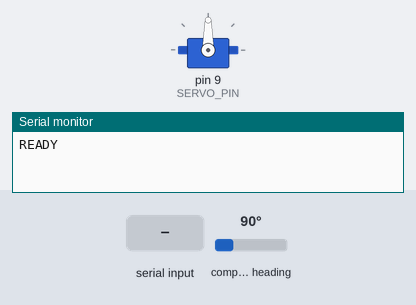
Simulated run of this sketch. Board: Arduino Uno, built with avr-gcc and run on an emulated ATmega328P. On the bench: servo, the last lines printed to the serial monitor. Inputs (shaded band) come from the test bench; at power-on: compass heading 90°.

Above: at 1.2 s.
1.3 s: "STEP 1\n" received over Serial
At 8.6 s:
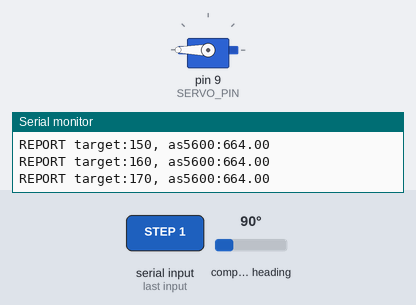
9.7 s: "GOTO 90\n" received over Serial
At 10.5 s:
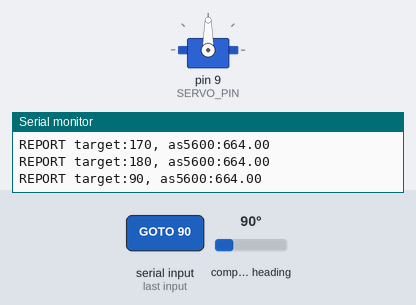
11.2 s: "GOTO 150\n" received over Serial
At 11.7 s:
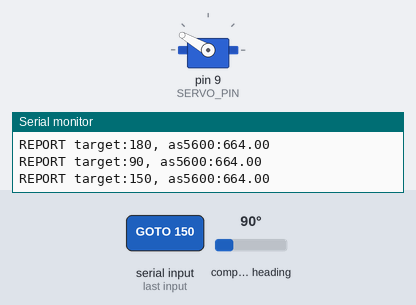
Timing chart, 0 to 13.7 s (numbered marks = the images above; inputs shaded):
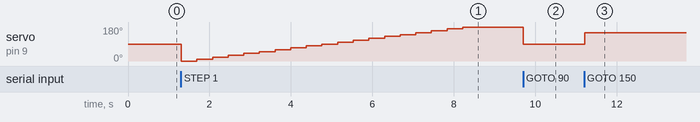

Measured:
- after the input at 1.3 s, servo on pin 9 (SERVO_PIN): 90° → 0° at once, → 10° 0.38 s later, → 20° 0.38 s later, → 30° 0.38 s later, … (19 changes in this stretch)
- after the input at 9.7 s, servo on pin 9 (SERVO_PIN): 180° → 90° at once
- after the input at 11.2 s, servo on pin 9 (SERVO_PIN): 90° → 150° at once

The sketch:

servo_as5600.ino
```cpp
#include <Servo.h>
#include <Wire.h>
#include <AS5600.h>

AS5600 as5600;
Servo servo;

const uint8_t SERVO_PIN = 9;

// PX系（RC標準）相当のパルス幅レンジ
const int SERVO_MIN_US = 1000;
const int SERVO_MAX_US = 2000;

const uint16_t SETTLE_MS = 300; // サーボ移動後の待機

void setup() {
  Serial.begin(9600);
  Wire.begin();
  as5600.begin();

  // パルス幅を明示してアタッチ（PX/RCスタイル）
  servo.attach(SERVO_PIN, SERVO_MIN_US, SERVO_MAX_US);

  Serial.println("READY");
}

float readAS5600Deg() {
  // 使用している AS5600 ライブラリが度で返す前提（前回と同じ）
  float deg = as5600.readAngle();
  // 0..360 に丸め
  if (deg < 0) deg += 360.0;
  if (deg >= 360.0) deg -= 360.0;
  return deg;
}

float readAS5600Avg(uint8_t samples, uint16_t delay_ms) {
  double sum = 0;
  for (uint8_t i = 0; i < samples; i++) {
    sum += readAS5600Deg();
    delay(delay_ms);
  }
  return (float)(sum / samples);
}

void commandGoto(int degTarget) {
  if (degTarget < 0)   degTarget = 0;
  if (degTarget > 180) degTarget = 180;

  // 角度(0..180) → μs(1000..2000) へ線形変換
  long us = map(degTarget, 0, 180, SERVO_MIN_US, SERVO_MAX_US);
  servo.writeMicroseconds(us);

  // 落ち着くのを少し待つ → AS5600 を複数回読んで平均
  delay(SETTLE_MS);
  float meas = readAS5600Avg(8, 10);

  // Python 側が読み取りやすい 1 行レスポンス
  Serial.print("REPORT target:");
  Serial.print(degTarget);
  Serial.print(", as5600:");
  Serial.println(meas, 2);
}

void loop() {
  // 行単位の簡易コマンドパーサ
  static String line = "";
  while (Serial.available()) {
    char c = Serial.read();
    if (c == '\r') continue;
    if (c == '\n') {
      line.trim();
      if (line.length() > 0) {
        int sp = line.indexOf(' ');
        String cmd = (sp == -1) ? "" : line.substring(0, sp);
        String arg = (sp == -1) ? line : line.substring(sp + 1);
        arg.trim();

        // "GOTO 90" / "SET 90" / "90" に対応
        if (cmd.equalsIgnoreCase("GOTO") || cmd.equalsIgnoreCase("SET") || cmd == "") {
          int degTarget = arg.toInt();
          commandGoto(degTarget);
        }
        // 角度の単発読み出し
        else if (cmd.equalsIgnoreCase("READ")) {
          float meas = readAS5600Avg(8, 5);
          Serial.print("AS5600 ");
          Serial.println(meas, 2);
        }
        // STEP 0,180,10 のような一括動作（おまけ）
        else if (cmd.equalsIgnoreCase("STEP")) {
          int p1=0, p2=180, p3=10;
          int c1 = arg.indexOf(',');
          int c2 = arg.indexOf(',', c1 + 1);
          if (c1 != -1 && c2 != -1) {
            p1 = arg.substring(0, c1).toInt();
            p2 = arg.substring(c1 + 1, c2).toInt();
            p3 = arg.substring(c2 + 1).toInt();
          }
          if (p3 <= 0) p3 = 10;
          if (p1 > p2) { int tmp=p1; p1=p2; p2=tmp; }
          for (int a = p1; a <= p2; a += p3) {
            commandGoto(a);
          }
        }
        else {
          Serial.print("ERR unknown:");
          Serial.println(line);
        }
      }
      line = "";
    } else {
      line += c;
    }
  }
}
```
